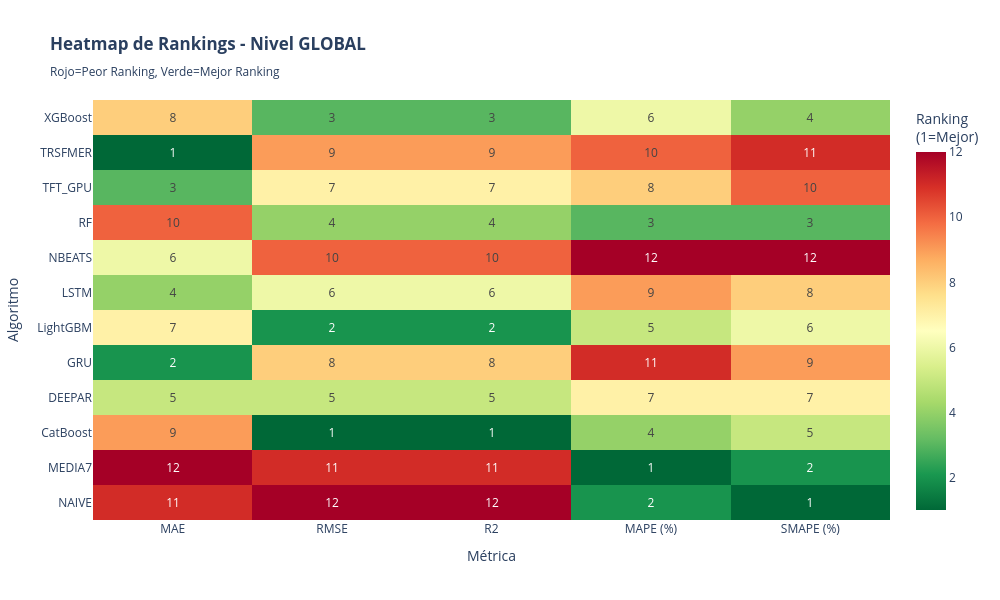

The notebook cell this image was saved under:
### Markdown cell above
# HEATMAP DE RANKINGS POR MÉTRICA

### Code cell
# ============================================================================
# CREAR HEATMAP DE RANKINGS - GLOBAL
# ============================================================================

print("\n" + "="*100)
print("🔥 HEATMAP DE RANKINGS POR MÉTRICA (GLOBAL)")
print("="*100)

# Usar datos globales
df_heatmap_data = df_global[['Algoritmo'] + METRICAS_COMPARACION].set_index('Algoritmo')

# Calcular rankings para cada métrica
df_rankings = pd.DataFrame(index=df_heatmap_data.index)

for col in METRICAS_COMPARACION:
    if col in df_heatmap_data.columns:
        es_mejor = METRIC_DIRECTIONS.get(col, False)
        if es_mejor:
            # Más alto es mejor: rank descendente
            df_rankings[col] = df_heatmap_data[col].rank(ascending=False).astype(int)
        else:
            # Más bajo es mejor: rank ascendente
            df_rankings[col] = df_heatmap_data[col].rank(ascending=True).astype(int)

# Crear heatmap con plotly
fig_heatmap = go.Figure(data=go.Heatmap(
    z=df_rankings.values,
    x=df_rankings.columns,
    y=df_rankings.index,
    colorscale='RdYlGn_r',  # Rojo (peor) a Verde (mejor)
    text=df_rankings.values,
    texttemplate='%{text}',
    textfont={"size": 12},
    colorbar=dict(title="Ranking<br>(1=Mejor)")
))

fig_heatmap.update_layout(
    title="<b>Heatmap de Rankings - Nivel GLOBAL</b><br><sub>Rojo=Peor Ranking, Verde=Mejor Ranking</sub>",
    xaxis_title="Métrica",
    yaxis_title="Algoritmo",
    height=600,
    width=1000,
    font=dict(size=12)
)

fig_heatmap.show()

# Calcular puntuación agregada por algoritmo
df_rankings['PUNTUACIÓN_TOTAL'] = df_rankings[METRICAS_COMPARACION].sum(axis=1)
df_rankings_sorted = df_rankings.sort_values('PUNTUACIÓN_TOTAL')

print("\n🏆 RANKING GENERAL POR ALGORITMO (suma de rankings):")
print("✅ Puntuación más baja = Mejor desempeño general")

### Figure 1 — Plotly figure (JSON) as saved in the notebook; plotly's stock layout.template omitted (floating-point values rounded to 4 significant figures)
{"data": [{"colorbar": {"title": {"text": "Ranking<br>(1=Mejor)"}}, "colorscale": [[0, "rgb(0,104,55)"], [0.1, "rgb(26,152,80)"], [0.2, "rgb(102,189,99)"], [0.3, "rgb(166,217,106)"], [0.4, "rgb(217,239,139)"], [0.5, "rgb(255,255,191)"], [0.6, "rgb(254,224,139)"], [0.7, "rgb(253,174,97)"], [0.8, "rgb(244,109,67)"], [0.9, "rgb(215,48,39)"], [1, "rgb(165,0,38)"]], "text": [[11, 12, 12, 2, 1], [12, 11, 11, 1, 2], [9, 1, 1, 4, 5], [5, 5, 5, 7, 7], [2, 8, 8, 11, 9], [7, 2, 2, 5, 6], [4, 6, 6, 9, 8], [6, 10, 10, 12, 12], [10, 4, 4, 3, 3], [3, 7, 7, 8, 10], [1, 9, 9, 10, 11], [8, 3, 3, 6, 4]], "textfont": {"size": 12}, "texttemplate": "%{text}", "type": "heatmap", "x": ["MAE", "RMSE", "R2", "MAPE (%)", "SMAPE (%)"], "y": ["NAIVE", "MEDIA7", "CatBoost", "DEEPAR", "GRU", "LightGBM", "LSTM", "NBEATS", "RF", "TFT_GPU", "TRSFMER", "XGBoost"], "z": [[11, 12, 12, 2, 1], [12, 11, 11, 1, 2], [9, 1, 1, 4, 5], [5, 5, 5, 7, 7], [2, 8, 8, 11, 9], [7, 2, 2, 5, 6], [4, 6, 6, 9, 8], [6, 10, 10, 12, 12], [10, 4, 4, 3, 3], [3, 7, 7, 8, 10], [1, 9, 9, 10, 11], [8, 3, 3, 6, 4]]}], "layout": {"font": {"size": 12}, "height": 600, "title": {"text": "<b>Heatmap de Rankings - Nivel GLOBAL</b><br><sub>Rojo=Peor Ranking, Verde=Mejor Ranking</sub>"}, "width": 1000, "xaxis": {"title": {"text": "Métrica"}}, "yaxis": {"title": {"text": "Algoritmo"}}}}
